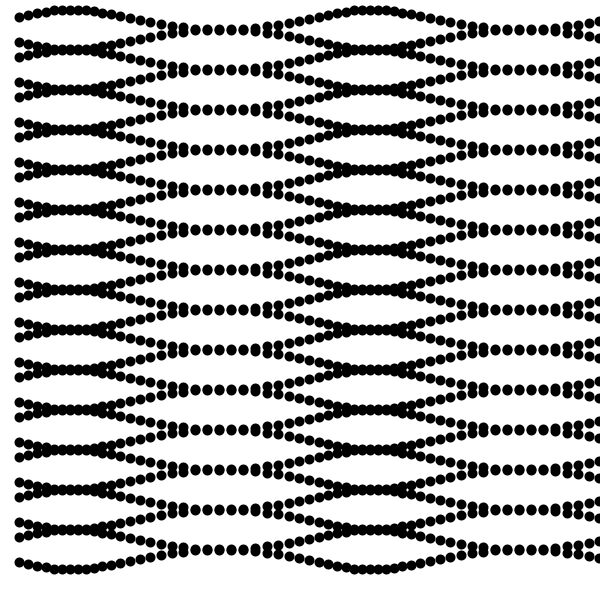
Frame 1 (no input)
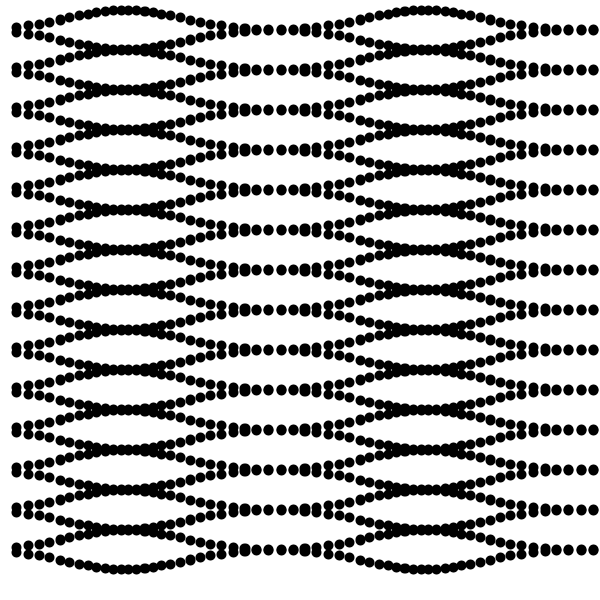
Frame 60 (the mouse pressed at the canvas centre just before this capture)
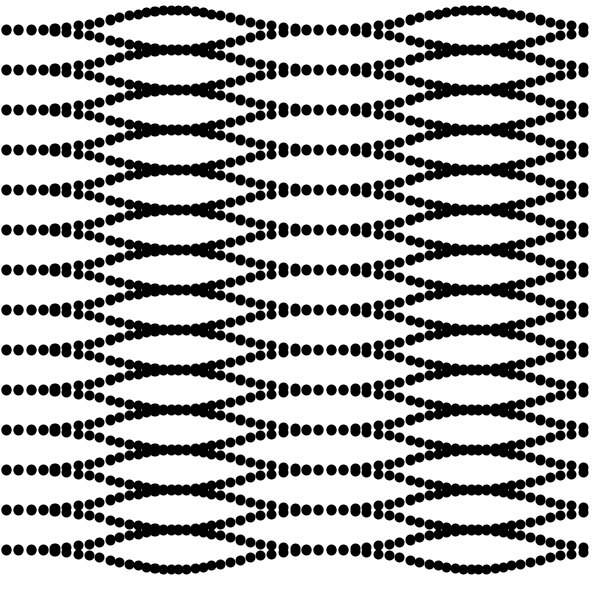
Frame 120 (the mouse held since frame 60 and released just before this capture)

The Processing sketch that drew these frames (run headless with seeded random() and noise(); from frame 60 on, the mouse is pressed at the canvas centre):

// Processing sketch: waveawaydots
// ── waveawaydots.pde

void setup() {
  size(600, 600);
  stroke(0);
  strokeWeight(10);
}

void draw() {
  background(255);
  for(int y = 1; y < 29; y++) {
    for(int x = 1; x < 60; x++) {
      pushMatrix();
      translate(x * 10, y * 20);
      float rotDeg = (frameCount * 5) + x * 12;
      float rotRad = radians(rotDeg);
      float dotX = cos(-rotRad) * 10;
      float dotY = sin(-rotRad) * 10;
      point(dotX, dotY);
      popMatrix();
    }
    y++;
    for(int x = 1; x < 60; x++) {
      pushMatrix();
      translate(x * 10, y * 20);
      float rotDeg = (frameCount * 5) + x * 12;
      float rotRad = radians(rotDeg);
      float dotX = cos(rotRad) * 10;
      float dotY = sin(rotRad) * 10;
      point(dotX, dotY);
      popMatrix();
    }
  }
  if(frameCount % 60 == 0) {
    println(frameRate);
  }
}
